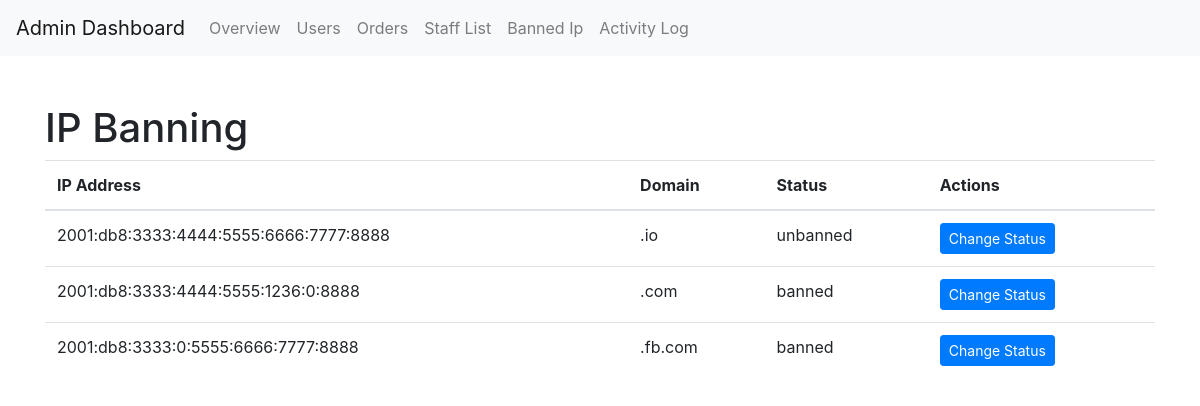
The app's page /admin_dashboard/ip_banning/ (signed in) with its own data.
### admin_dashboard/models.py (models this page shows, shortened)
class BannedIP(models.Model):
    ip_address = models.GenericIPAddressField()
    domain = models.CharField(max_length=255)
    status = models.CharField(max_length=20, choices=[('banned', 'Banned'), ('unbanned', 'Unbanned')])

### admin_dashboard/views.py (the view)
# urls.py: path('ip_banning/', views.ip_banning, name='ip_banning'),
@login_required
def ip_banning(request):
    banned_ips = BannedIP.objects.all()
    return render(request, 'templates/Ip_Banning.html', {'banned_ips': banned_ips})

### templates/Ip_Banning.html
{% extends 'base_admin.html' %}
{% block content %}
<h1>IP Banning</h1>
<table class="table">
    <thead>
        <tr>
            <th>IP Address</th>
            <th>Domain</th>
            <th>Status</th>
            <th>Actions</th>
        </tr>
    </thead>
    <tbody>
        {% for ip in banned_ips %}
        <tr>
            <td>{{ ip.ip_address }}</td>
            <td>{{ ip.domain }}</td>
            <td>{{ ip.status }}</td>
            <td>
                <a href="#" class="btn btn-primary btn-sm">Change Status</a>
            </td>
        </tr>
        {% endfor %}
    </tbody>
</table>
{% endblock %}

### records on screen
BannedIP: ip_address "2001:db8:3333:4444:5555:6666:7777:8888", domain ".io", status "unbanned"
BannedIP: ip_address "2001:db8:3333:4444:5555:1236:0:8888", domain ".com", status "banned"
BannedIP: ip_address "2001:db8:3333:0:5555:6666:7777:8888", domain ".fb.com", status "banned"
